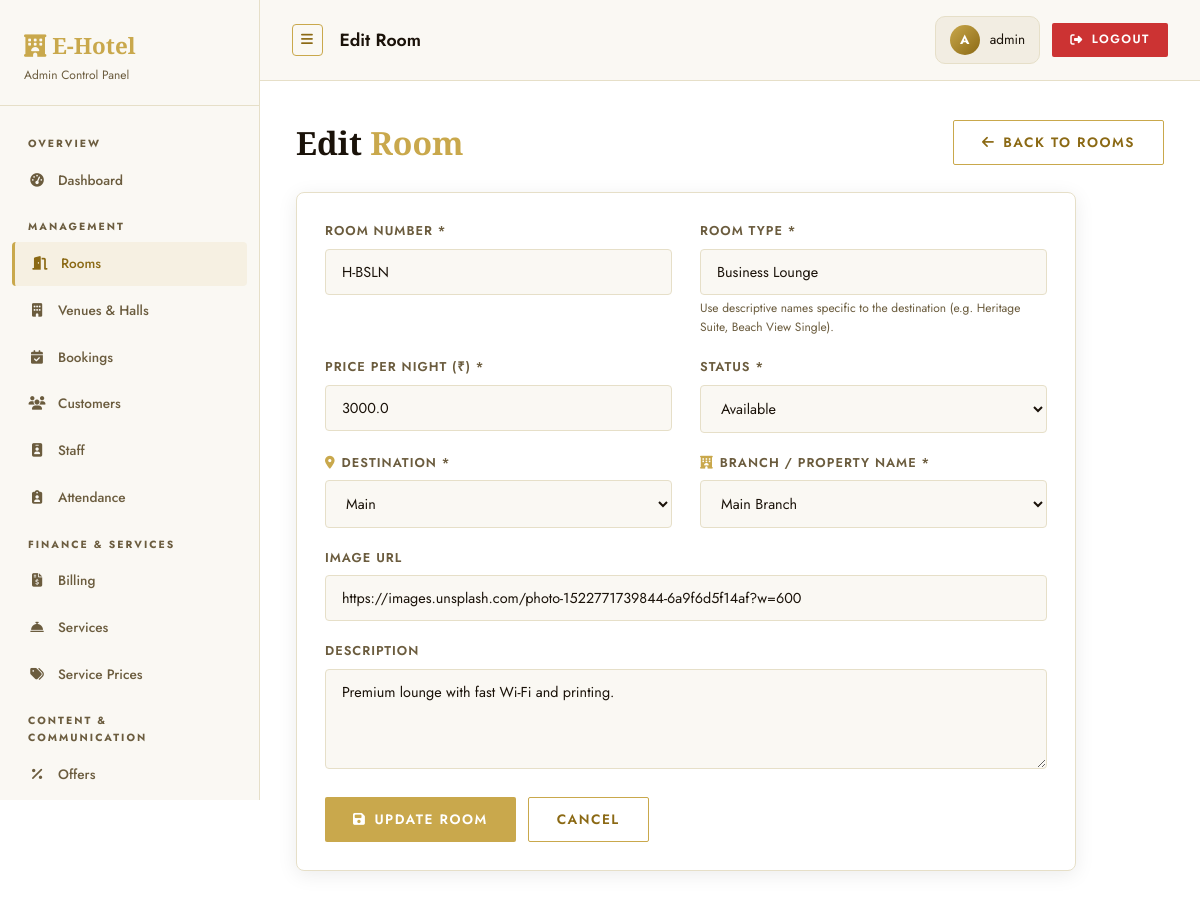
Page /admin/rooms/edit/17 (signed in) on the committed database.
### tables this page shows
CREATE TABLE rooms (
                id          INTEGER PRIMARY KEY AUTOINCREMENT,
                room_number TEXT UNIQUE NOT NULL,
                room_type   TEXT NOT NULL,
                price       REAL NOT NULL,
                status      TEXT DEFAULT 'Available',
                description TEXT,
                image_url   TEXT,
                destination TEXT DEFAULT 'Main',
                branch      TEXT DEFAULT 'Main Branch',
                capacity    INTEGER DEFAULT 2,
                category    TEXT DEFAULT 'Room'
            );

### routes/admin_routes.py (the view, shortened to what this page needs)
    @app.route('/admin/rooms/edit/<int:room_id>', methods=['GET', 'POST'])
    @admin_required
    def admin_edit_room(room_id):
        room = query_db("SELECT * FROM rooms WHERE id=?", [room_id], one=True)
        return render_template('admin/room_form.html', room=room, branches=BRANCHES,
                               destinations=DESTINATIONS, categories=CATEGORIES)

### utils/auth.py (called while the page is built)
def admin_required(f):
    @wraps(f)
    def decorated_function(*args, **kwargs):
        if 'admin_id' not in session:
            flash('Admin login required.', 'warning')
            return redirect(url_for('admin_login'))
        return f(*args, **kwargs)
    return decorated_function

### utils/db.py (called while the page is built)
def get_db():
    db = getattr(g, '_database', None)
    if db is None:
        db = g._database = sqlite3.connect(DATABASE)
        db.row_factory = sqlite3.Row
    return db

def query_db(query, args=(), one=False, commit=False):
    db  = get_db()
    cur = db.execute(query, args)
    if commit:
        db.commit()
        return cur.lastrowid
    rows = cur.fetchall()
    return rows[0] if (one and rows) else (None if one else rows)

### templates/admin/room_form.html (shortened to what this page needs)
{% extends "admin/base_admin.html" %}
{% block page_title %}{{ 'Edit' if room else 'Add New' }} Room{% endblock %}
{% block content %}
<div class="action-bar anim-fade-up">
  <div class="panel-header" style="margin:0">
    <h1>{{ 'Edit' if room else 'Add New' }} <span class="text-accent">Room</span></h1>
  </div>
  <a href="{{ url_for('admin_rooms') }}" class="btn btn-outline">
    <i class="fas fa-arrow-left"></i> Back to Rooms
  </a>
</div>
<div class="card anim-fade-up-delay-1" style="max-width:780px">
  <form method="post">
    <div class="grid-2">
      <div class="form-group">
        <label class="form-label">Room Number *</label>
        <input type="text" class="form-control" name="room_number"
               value="{{ room['room_number'] if room else '' }}" placeholder="e.g. J101" required>
      </div>
      <div class="form-group">
        <label class="form-label">Room Type *</label>
        <input type="text" class="form-control" name="room_type"
               value="{{ room['room_type'] if room else '' }}" placeholder="e.g. Heritage Single, Ocean Suite" required>
        <small style="color:var(--text2);font-size:.75rem;margin-top:4px;display:block;">Use descriptive names specific to the destination (e.g. Heritage Suite, Beach View Single).</small>
      </div>
    </div>
    <div class="grid-2">
      <div class="form-group">
        <label class="form-label">Price per Night (₹) *</label>
        <input type="number" class="form-control" name="price"
               value="{{ room['price'] if room else '' }}" placeholder="2000" min="0" required>
      </div>
      <div class="form-group">
        <label class="form-label">Status *</label>
        <select class="form-control" name="status" required>
          {% for s in ['Available','Occupied','Maintenance'] %}
          <option value="{{ s }}" {{ 'selected' if room and room['status']==s else '' }}>{{ s }}</option>
          {% endfor %}
        </select>
      </div>
    </div>
    <div class="grid-2">
      <div class="form-group">
        <label class="form-label"><i class="fas fa-map-marker-alt" style="color:var(--accent);margin-right:6px;"></i>Destination *</label>
        <select class="form-control" name="destination" required>
          {% for d in destinations %}
          <option value="{{ d }}" {{ 'selected' if room and room['destination']==d else '' }}>{{ d }}</option>
          {% endfor %}
        </select>
      </div>
      <div class="form-group">
        <label class="form-label"><i class="fas fa-hotel" style="color:var(--accent);margin-right:6px;"></i>Branch / Property Name *</label>
        <select class="form-control" name="branch" required>
          {% for b in branches %}
          <option value="{{ b }}" {{ 'selected' if room and room['branch']==b else '' }}>{{ b }}</option>
          {% endfor %}
        </select>
      </div>
    </div>
    <div class="form-group">
      <label class="form-label">Image URL</label>
      <input type="url" class="form-control" name="image_url"
             value="{{ room['image_url'] if room else '' }}" placeholder="https://...">
    </div>
    <div class="form-group">
      <label class="form-label">Description</label>
      <textarea class="form-control" name="description" placeholder="Describe the room...">{{ room['description'] if room else '' }}</textarea>
    </div>
    <div style="display:flex;gap:12px">
      <button type="submit" class="btn btn-primary">
        <i class="fas fa-save"></i> {{ 'Update Room' if room else 'Add Room' }}
      </button>
      <a href="{{ url_for('admin_rooms') }}" class="btn btn-outline">Cancel</a>
    </div>
  </form>
</div>
{% endblock %}

### static/css/style.css (style rules this page uses)
:root { --bg: #ffffff; --bg2: #faf8f3; --bg3: #f2ede2; --card: #ffffff; --border: #e6dfc8; --accent: #c9a84c; --accent2: #e8c96e; --accent3: #f5e9c0; --accent-dark: #8b6914; --text: #1a1209; --text2: #6b5c3e; --danger: #cc3333; --warning: #d4870a; --success: #2d7a3a; --radius: 4px; --radius-lg: 8px; --shadow: 0 12px 48px rgba(201,168,76,0.18); --shadow-soft: 0 4px 20px rgba(0,0,0,0.08); --glow: 0 0 24px rgba(201,168,76,0.35); --trans: all 0.3s cubic-bezier(.4,0,.2,1); }
*, *::before, *::after { box-sizing: border-box; margin: 0; padding: 0; }
body { font-family: 'Jost', sans-serif; background: var(--bg); color: var(--text); line-height: 1.6; min-height: 100vh; overflow-x: hidden; }
h1,h2,h3,h4 { font-family: 'Cormorant Garamond', serif; }
a { color: var(--accent-dark); text-decoration: none; transition: var(--trans); }
.grid-2 { display: grid; grid-template-columns: repeat(2, 1fr); gap: 28px; }
.text-accent { color: var(--accent); }
.btn { display: inline-flex; align-items: center; gap: 8px; padding: 11px 28px; border-radius: 2px; border: none; font-family: 'Jost', sans-serif; font-size: .85rem; font-weight: 600; cursor: pointer; transition: var(--trans); white-space: nowrap; letter-spacing: 1.5px; text-transform: uppercase; }
.btn-primary { background: var(--accent); color: #fff; }
.btn-outline { background: transparent; color: var(--accent-dark); border: 1.5px solid var(--accent); }
.card { background: var(--card); border: 1px solid var(--border); border-radius: var(--radius-lg); padding: 28px; transition: var(--trans); box-shadow: var(--shadow-soft); }
.form-group { margin-bottom: 20px; }
.form-label { display: block; margin-bottom: 7px; font-size: .8rem; font-weight: 600; color: var(--text2); letter-spacing: 1px; text-transform: uppercase; }
.form-control { width: 100%; padding: 12px 16px; background: var(--bg2); border: 1.5px solid var(--border); border-radius: var(--radius); color: var(--text); font-family: 'Jost', sans-serif; font-size: .9rem; transition: var(--trans); outline: none; }
.form-control option { background: #fff; }
select.form-control { cursor: pointer; }
textarea.form-control { resize: vertical; min-height: 100px; }
.panel-header { margin-bottom: 28px; }
.panel-header h1 { font-family: 'Cormorant Garamond', serif; font-size: 2rem; font-weight: 700; }
.action-bar { display: flex; align-items: center; justify-content: space-between; flex-wrap: wrap; gap: 16px; margin-bottom: 24px; }
.anim-fade-up { animation: fadeUp .7s ease both; }
.anim-fade-up-delay-1 { animation: fadeUp .7s ease .15s both; }
.btn-outline { position: relative; overflow: hidden; z-index: 1; }
.btn-outline::before { content: ''; position: absolute; inset: 0; background: var(--accent); transform: scaleX(0); transform-origin: right; transition: transform 0.35s cubic-bezier(.25,.46,.45,.94); z-index: -1; }

### rows in the picture
rooms: room_number "H-BSLN", room_type "Business Lounge", price "3000.0", image_url "https://images.unsplash.com/photo-1522771739844-6a9f6d5f14af?w=600", description "Premium lounge with fast Wi-Fi and printing."

### other values in the picture
{{ 'Edit' if room else 'Add New' }} "Edit"
{{ session.admin_name[0].upper() if session.admin_name else 'A' }} "A"
{{ session.admin_name or 'Admin' }} "admin"
{{ 'Update Room' if room else 'Add Room' }} "UPDATE ROOM"
form field status "Available"
form field destination "Main"
form field branch "Main Branch"
